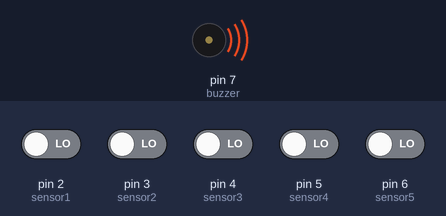
Simulated run of this sketch. Board: Arduino Uno, built with avr-gcc and run on an emulated ATmega328P. Parts: buzzer (waves = sounding, pin HIGH). The test bench sets the inputs (shaded band); at power-on: pin 2 (sensor1), pin 3 (sensor2), pin 4 (sensor3), pin 5 (sensor4), pin 6 (sensor5) LOW. What the sketch prints to the serial monitor is not drawn.

Above: at 1.2 s.
1.3 s: pin 2 (sensor1) driven HIGH
At 2.5 s:
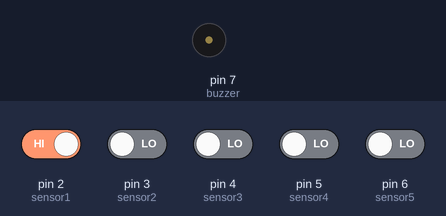
2.8 s: pin 2 (sensor1) driven LOW
At 4.1 s:
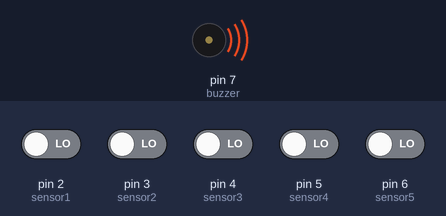
5.8 s: pin 3 (sensor2) driven HIGH
At 6.3 s:
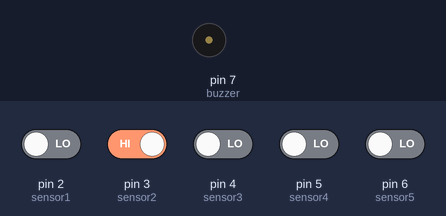
Timing chart, 0 to 8.8 s (numbered marks = the images above; inputs shaded):
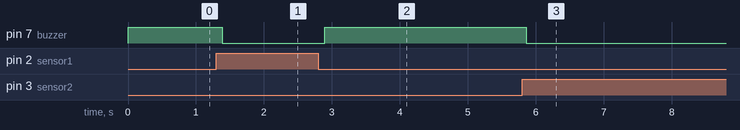

The sketch:

Program_to_detect_frame_by_using_frame_sensor.ino
```cpp
//Arduino to detect frame( 5 ways flame sensor module digital)
int sensor1 = 2;
int sensor2 = 3;
int sensor3 = 4;
int sensor4 = 5;
int sensor5 = 6;
int buzzer = 7;

void setup() {
  pinMode(sensor1, INPUT);
  pinMode(sensor2, INPUT);
  pinMode(sensor3, INPUT);
  pinMode(sensor4, INPUT);
  pinMode(sensor5, INPUT);
  pinMode(buzzer, OUTPUT);
  Serial.begin(9600);
}

void loop() {
  int val1 = digitalRead(sensor1);
  int val2 = digitalRead(sensor2);
  int val3 = digitalRead(sensor3);
  int val4 = digitalRead(sensor4);
  int val5 = digitalRead(sensor5);

  Serial.print("Frame 1: ");
  Serial.print(val1);
  Serial.print("Frame 2: ");
  Serial.print(val2);
  Serial.print("Frame 3: ");
  Serial.print(val3);
  Serial.print("Frame 4: ");
  Serial.print(val4);
  Serial.print("Frame 5: ");
  Serial.print(val5);
  if(val1 == 1 | val2 == 1 | val3 == 1 | val4 == 1 | val5 == 1){
    digitalWrite(buzzer, LOW);
  }
  else{
    digitalWrite(buzzer, HIGH);
  }
}
//credit cybertice
```

Measured:
- after the input at 1.3 s, pin 7 (buzzer): HIGH → LOW after 0.09 s
- after the input at 2.8 s, pin 7 (buzzer): LOW → HIGH after 0.10 s
- after the input at 5.8 s, pin 7 (buzzer): HIGH → LOW after 0.06 s
